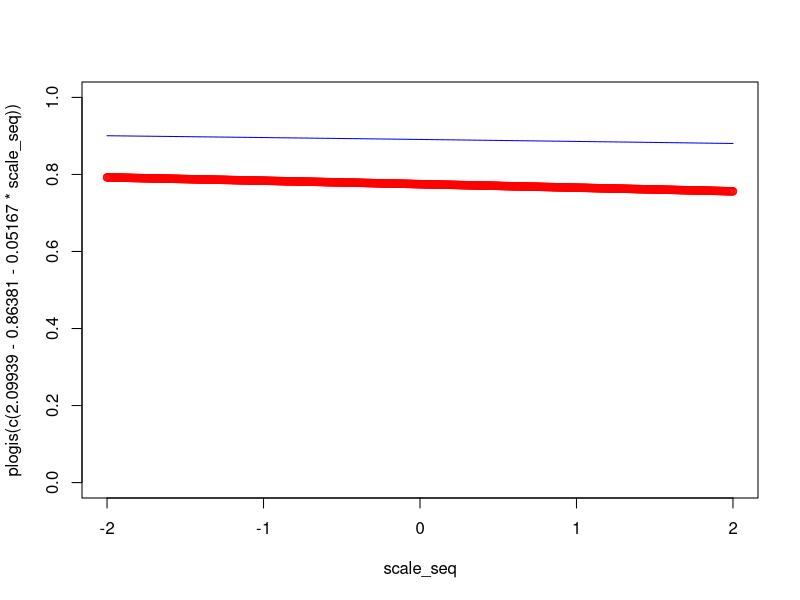
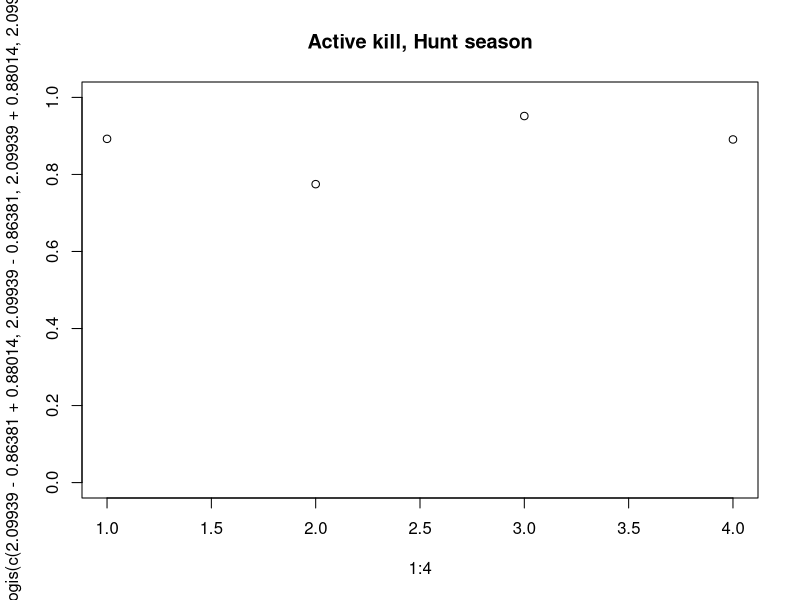
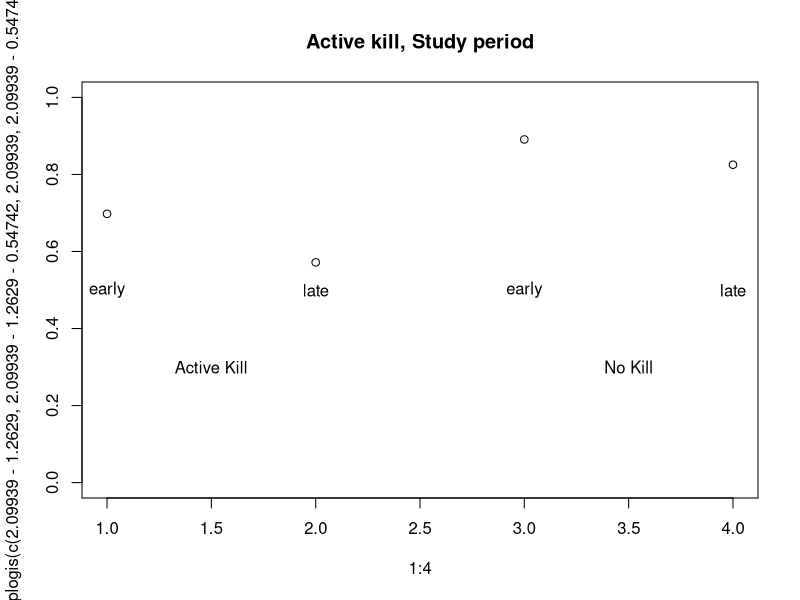
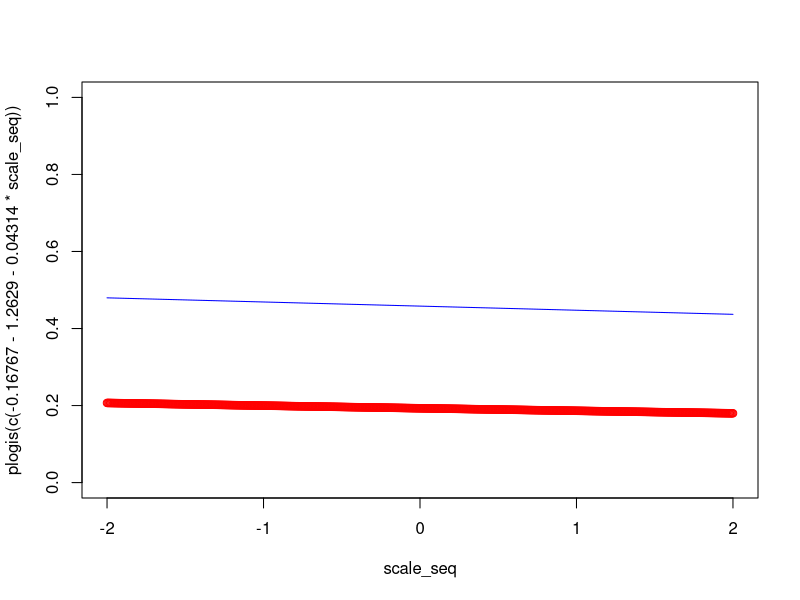
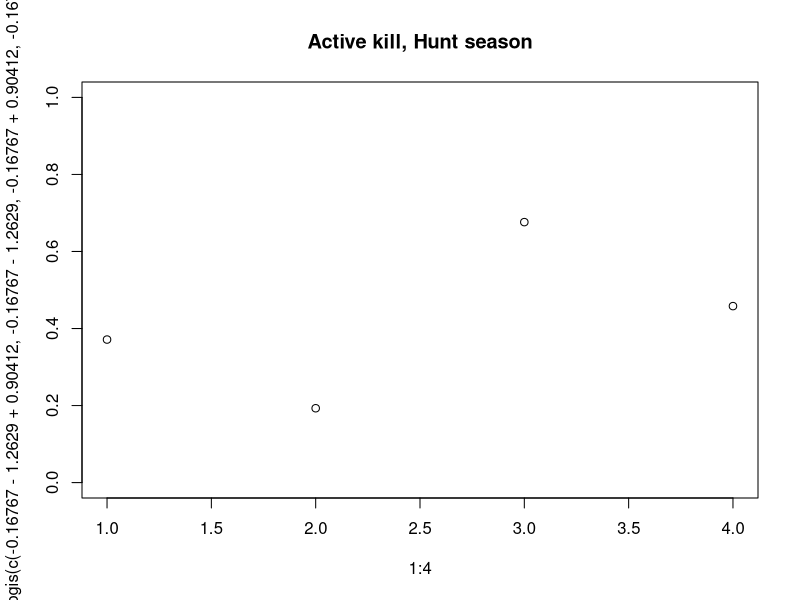
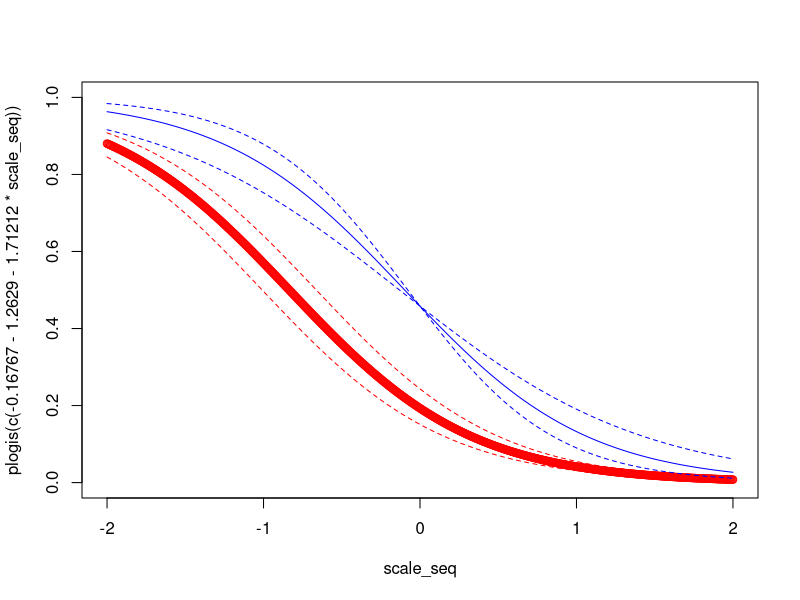

The R script that drew these images, in order:
scale_seq <- seq(-2, 2, .005)

# PART 1
# hunting biomass and active kill in territory
# red = active kill
plot(x = scale_seq,
     y = plogis(c(2.09939 - 0.86381 - 0.05167 * scale_seq)),
     col = "red", ylim = c(0, 1))
lines(x = scale_seq,
      y = plogis(c(2.09939 - 0.05167 * scale_seq)),
      col = "blue")


# hunting season and active kill in territory
plot(x = 1:4, 
     y = plogis(c(2.09939 - 0.86381 + 0.88014,
                  2.09939 - 0.86381,
                  2.09939 + 0.88014,
                  2.09939)),
     main = "Active kill, Hunt season",
     ylim = c(0,1))


# finding kill outside territory and study period
# red = found a kill
plot(x = 1:4,
     y = plogis(c(2.09939 - 1.26290,
                  2.09939 - 1.26290 - 0.54742,
                  2.09939,
                  2.09939 - 0.54742)),
     main = "Active kill, Study period",
     ylim = c(0, 1))
text(x = 1:4,
     y = 0.5,
     labels = c("early", "late", "early", "late"))
text(x = c(1.5, 3.5),
     y = 0.3,
     labels = c("Active Kill", "No Kill"))



# PART 2
# hunting biomass and finding kill outside territory
# red = found a kill
plot(x = scale_seq,
     y = plogis(c(-0.16767 - 1.26290 - 0.04314 * scale_seq)),
     col = "red", ylim = c(0, 1))
lines(x = scale_seq,
      y = plogis(c(-0.16767 - 0.04314 * scale_seq)),
      col = "blue")


# hunting season and finding a kill outside territory
plot(x = 1:4, 
     y = plogis(c(-0.16767 - 1.26290 + 0.90412,
                  -0.16767 - 1.26290,
                  -0.16767 + 0.90412,
                  -0.16767)),
     main = "Active kill, Hunt season",
     ylim = c(0,1))


# finding kill outside territory + distance from hunting
# red = found a kill
plot(x = scale_seq,
     y = plogis(c(-0.16767 -1.26290 -1.71212 * scale_seq)),
     col = "red", ylim = c(0, 1))
lines(x = scale_seq,
      y = plogis(c(-0.16767 -1.26290 + 0.29596 - 1.71212 * scale_seq)),
      col = "red", lty = 2)
lines(x = scale_seq,
      y = plogis(c(-0.16767 -1.26290 - 0.29596 - 1.71212 * scale_seq)),
      col = "red", lty = 2)
lines(x = scale_seq,
      y = plogis(c(-0.16767 - 1.71212 * scale_seq)),
      col = "blue")
lines(x = scale_seq,
      y = plogis(c(-0.16767 - (1.71212 + 0.43332) * scale_seq)),
      col = "blue", lty = 2)
lines(x = scale_seq,
      y = plogis(c(-0.16767 - (1.71212 - 0.43332) * scale_seq)),
      col = "blue", lty = 2)






















